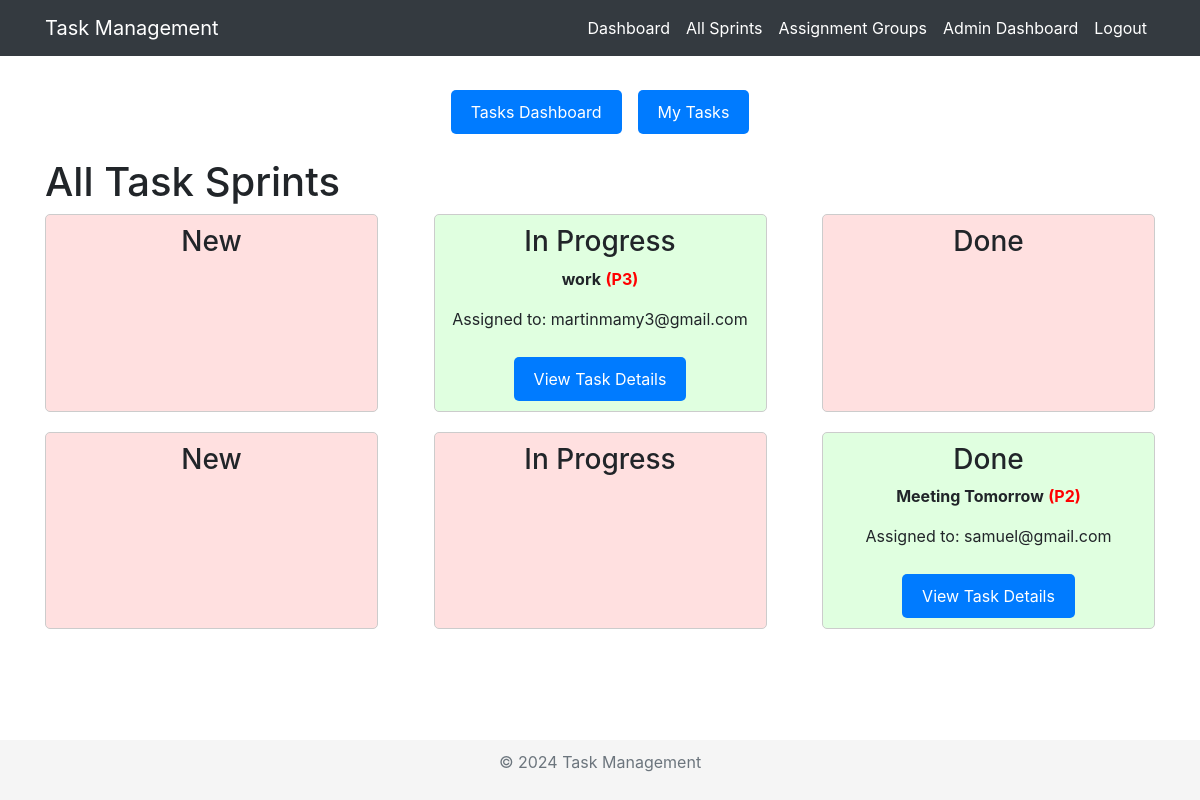
The page /tasks/sprints/ (signed in) on the database as committed earlier.
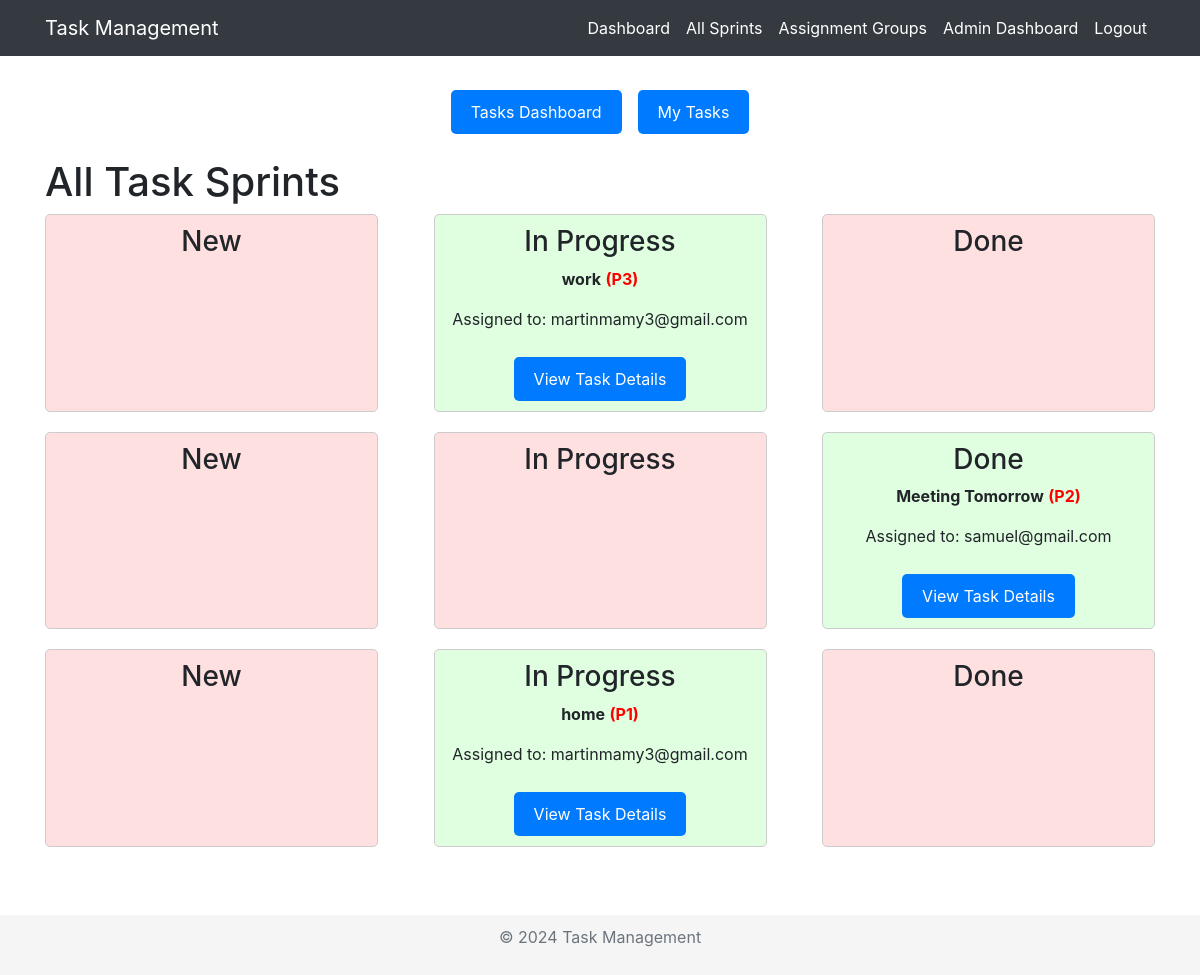
The same page on the database as committed later.
### taskmanagement/models.py (models this page shows, shortened)
class Task(models.Model):
    task_token = models.CharField(max_length=8, unique=True, blank=True)
    title = models.CharField(max_length=100)
    description = models.TextField()
    due_date = models.DateTimeField(blank=True, null=True)
    PRIORITY_CHOICES = [
        ("P1", "P1-Very High"),
        ("P2", "P2-High"),
        ("P3", "P3-Medium"),
        ("P4", "P4-Low"),
    ]
    priority = models.CharField(max_length=20, choices= PRIORITY_CHOICES, default='P3' )
    STATUS_CHOICES = [
        ("New", "New"),
        ("In Progress", "In Progress"),
        ("Done", "Done")
    ]
    status = models.CharField(max_length=20, choices = STATUS_CHOICES, default="New")
    assignment_group = models.ForeignKey(AssignmentGroup, related_name='tickets', on_delete=models.CASCADE, blank=False, null=False)
    creator = models.ForeignKey(settings.AUTH_USER_MODEL, on_delete=models.CASCADE)
    assigned_to = models.CharField(max_length=255, null=True, blank=True)
    created_at = models.DateTimeField(auto_now_add=True)
    updated_at = models.DateTimeField(auto_now=True)

### taskmanagement/views.py (the view)
# urls.py: path('tasks/sprints/', views.all_sprints_view, name='all_sprints_view'),
@login_required
def all_sprints_view(request):
    tasks = Task.objects.all()
    task_sprints = []
    for task in tasks:
        stages = [
            {'name': 'New', 'active': task.status == 'New'},
            {'name': 'In Progress', 'active': task.status == 'In Progress'},
            {'name': 'Done', 'active': task.status == 'Done'}
        ]
        task_sprints.append({'task': task, 'stages': stages})
    return render(request, 'all_sprints_view.html', {'task_sprints': task_sprints})

### taskmanagement/templates/all_sprints_view.html (shortened to what this page needs)
{% extends 'base.html' %}
{% load static %}
{% block content %}
{% include 'menu.html' %}
    <h1>All Task Sprints</h1>
    <div class="task-sprints">
        {% for task_sprint in task_sprints %}
            <div class="task-sprint">
                <div class="stages">
                    {% for stage in task_sprint.stages %}
                        <div class="stage {% if stage.active %}active{% else %}inactive{% endif %}">
                            <h3>{{ stage.name }}</h3>
                            {% if stage.active %}
                                <p><strong>{{ task_sprint.task.title }}</strong> <strong style="color: red;">({{ task_sprint.task.priority }})</strong></p>
                                <p>Assigned to: {{ task_sprint.task.assigned_to }}</p>
                                <a href="{% url 'task_detail' task_sprint.task.id %}" class="btn btn-primary">View Task Details</a>
                            {% endif %}
                        </div>
                    {% endfor %}
                </div>
            </div>
        {% endfor %}
    </div>
{% endblock %}

### taskmanagement/templates/base.html (shortened to what this page needs)
<!DOCTYPE html>
<html lang="en">
{% load static %}
<head>
    <link rel="stylesheet" href="{% static 'css/style.css' %}">
    <link rel="stylesheet" href="https://stackpath.bootstrapcdn.com/bootstrap/4.5.2/css/bootstrap.min.css">
</head>
<body>
    <nav class="navbar navbar-expand-lg navbar-custom">
        <div class="container">
            <a class="navbar-brand" href="{% url 'index' %}">Task Management</a>
            <div class="collapse navbar-collapse" id="navbarNav">
                <ul class="navbar-nav ml-auto">
                    {% if user.is_authenticated %}
                    <li class="nav-item">
                        <a class="nav-link" href="{% url 'dashboard' %}">Dashboard</a>
                    </li>
                    <li class="nav-item">
                        <a class="nav-link" href="{% url 'all_sprints_view' %}">All Sprints</a>
                    </li>
                    {% endif %}
                    {% if user.is_authenticated and user.is_superuser %}
                    <li class="nav-item">
                        <a class="nav-link" href="{% url 'assignment_groups' %}">Assignment Groups</a>
                    </li>
                    <li class="nav-item">
                        <a class="nav-link" href="{% url 'admin:index' %}">Admin Dashboard</a>
                    </li>
                    {% endif %}
                    {% if user.is_authenticated %}
                    <li class="nav-item">
                        <a class="nav-link" href="{% url 'logout' %}">Logout</a>
                    </li>
                    {% endif %}
                </ul>
            </div>
        </div>
    </nav>
    <div class="container mt-4">
        {% block content %}
        {% endblock %}
    </div>
    <br><br>
    <footer class="footer">
        <div class="container">
            <p class="text-muted">&copy; 2024 Task Management</p>
        </div>
    </footer>
</body>
</html>

### taskmanagement/templates/menu.html
<div class="d-flex justify-content-center mb-4">
    <a href="{% url 'dashboard' %}" class="btn btn-warning mx-2">Tasks Dashboard</a>
    <a href="{% url 'mydashboard' %}" class="btn btn-primary mx-2">My Tasks</a>
</div>

### taskmanagement/templates/base.html (style rules this page uses)
html, body { height: 100%; margin: 0; display: flex; flex-direction: column; }
.footer { margin-top: auto; background-color: #f5f5f5; text-align: center; padding: 10px 0; }
.navbar-custom { background-color: #343a40; }
.navbar-custom .navbar-brand, .navbar-custom .nav-link { color: #fff; }
.navbar-custom .nav-link { transition: color 0.3s; }

### taskmanagement/templates/all_sprints_view.html (style rules this page uses)
.task-sprints { display: flex; flex-wrap: wrap; }
.task-sprint { width: 100%; margin-bottom: 20px; }
.stages { display: flex; justify-content: space-between; }
.stage { width: 30%; border: 1px solid #ccc; padding: 10px; border-radius: 5px; text-align: center; }
.stage.active { background-color: #e0ffe0; }
.stage.inactive { background-color: #ffe0e0; }
.btn { display: inline-block; margin-top: 10px; padding: 10px 20px; font-size: 16px; text-align: center; text-decoration: none; color: #fff; background-color: #007bff; border: none; border-radius: 5px; cursor: pointer; }

Rows that differ between the two databases and show on the page:
added Task: name "New" "In Progress" "Done", task "home", task.priority "P1", task.assigned_to "martinmamy3@gmail.com"
